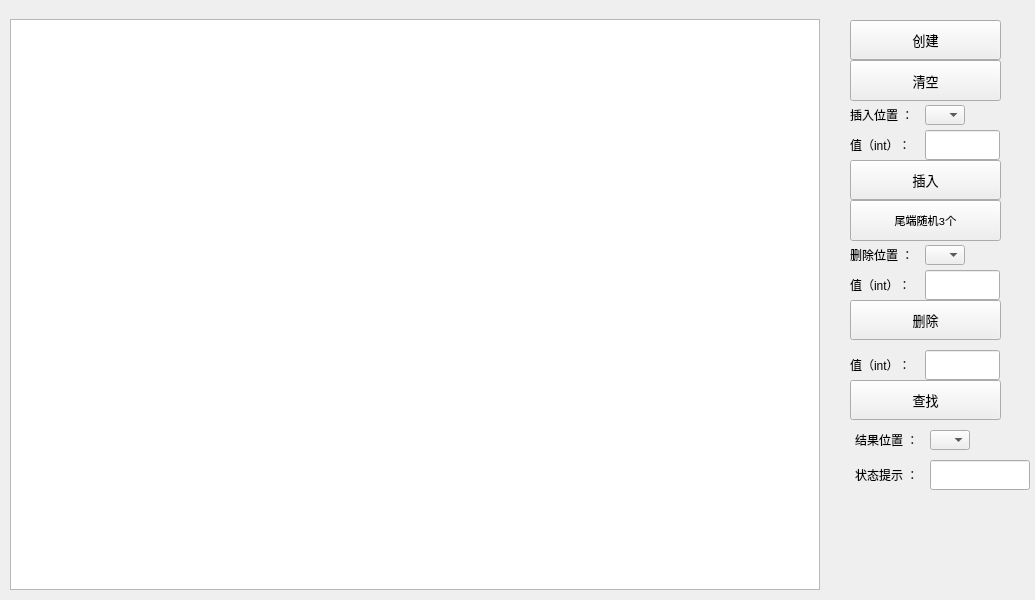
<?xml version="1.0" encoding="UTF-8"?>
<ui version="4.0">
 <class>LinkList</class>
 <widget class="QWidget" name="LinkList">
  <property name="geometry">
   <rect>
    <x>0</x>
    <y>0</y>
    <width>1035</width>
    <height>600</height>
   </rect>
  </property>
  <property name="windowTitle">
   <string>Form</string>
  </property>
  <widget class="QGraphicsView" name="graphicsView">
   <property name="geometry">
    <rect>
     <x>10</x>
     <y>19</y>
     <width>810</width>
     <height>571</height>
    </rect>
   </property>
  </widget>
  <widget class="QPushButton" name="pushButtonDelete">
   <property name="geometry">
    <rect>
     <x>850</x>
     <y>300</y>
     <width>151</width>
     <height>40</height>
    </rect>
   </property>
   <property name="minimumSize">
    <size>
     <width>0</width>
     <height>20</height>
    </size>
   </property>
   <property name="font">
    <font>
     <family>Consolas</family>
     <pointsize>10</pointsize>
    </font>
   </property>
   <property name="text">
    <string>删除</string>
   </property>
  </widget>
  <widget class="QLabel" name="labelDeleteValue">
   <property name="geometry">
    <rect>
     <x>850</x>
     <y>270</y>
     <width>66</width>
     <height>30</height>
    </rect>
   </property>
   <property name="sizePolicy">
    <sizepolicy hsizetype="Minimum" vsizetype="Minimum">
     <horstretch>0</horstretch>
     <verstretch>0</verstretch>
    </sizepolicy>
   </property>
   <property name="minimumSize">
    <size>
     <width>60</width>
     <height>30</height>
    </size>
   </property>
   <property name="text">
    <string>值（int）：</string>
   </property>
  </widget>
  <widget class="QLineEdit" name="lineEditDelete">
   <property name="geometry">
    <rect>
     <x>925</x>
     <y>270</y>
     <width>75</width>
     <height>30</height>
    </rect>
   </property>
   <property name="sizePolicy">
    <sizepolicy hsizetype="Fixed" vsizetype="Fixed">
     <horstretch>0</horstretch>
     <verstretch>0</verstretch>
    </sizepolicy>
   </property>
   <property name="minimumSize">
    <size>
     <width>60</width>
     <height>30</height>
    </size>
   </property>
  </widget>
  <widget class="QComboBox" name="comboBoxDelete">
   <property name="enabled">
    <bool>true</bool>
   </property>
   <property name="geometry">
    <rect>
     <x>925</x>
     <y>245</y>
     <width>40</width>
     <height>20</height>
    </rect>
   </property>
  </widget>
  <widget class="QLabel" name="labelDeletePos">
   <property name="geometry">
    <rect>
     <x>850</x>
     <y>240</y>
     <width>75</width>
     <height>30</height>
    </rect>
   </property>
   <property name="sizePolicy">
    <sizepolicy hsizetype="Minimum" vsizetype="Minimum">
     <horstretch>0</horstretch>
     <verstretch>0</verstretch>
    </sizepolicy>
   </property>
   <property name="minimumSize">
    <size>
     <width>60</width>
     <height>30</height>
    </size>
   </property>
   <property name="text">
    <string>删除位置 ：</string>
   </property>
  </widget>
  <widget class="QPushButton" name="pushButtonLocate">
   <property name="geometry">
    <rect>
     <x>850</x>
     <y>380</y>
     <width>151</width>
     <height>40</height>
    </rect>
   </property>
   <property name="minimumSize">
    <size>
     <width>0</width>
     <height>20</height>
    </size>
   </property>
   <property name="font">
    <font>
     <family>Consolas</family>
     <pointsize>10</pointsize>
    </font>
   </property>
   <property name="text">
    <string>查找</string>
   </property>
  </widget>
  <widget class="QLineEdit" name="lineEditLocate">
   <property name="geometry">
    <rect>
     <x>925</x>
     <y>350</y>
     <width>75</width>
     <height>30</height>
    </rect>
   </property>
   <property name="sizePolicy">
    <sizepolicy hsizetype="Fixed" vsizetype="Fixed">
     <horstretch>0</horstretch>
     <verstretch>0</verstretch>
    </sizepolicy>
   </property>
   <property name="minimumSize">
    <size>
     <width>60</width>
     <height>30</height>
    </size>
   </property>
  </widget>
  <widget class="QComboBox" name="comboBoxLocate">
   <property name="enabled">
    <bool>true</bool>
   </property>
   <property name="geometry">
    <rect>
     <x>930</x>
     <y>430</y>
     <width>40</width>
     <height>20</height>
    </rect>
   </property>
  </widget>
  <widget class="QLabel" name="labelLocateValue">
   <property name="geometry">
    <rect>
     <x>850</x>
     <y>350</y>
     <width>66</width>
     <height>30</height>
    </rect>
   </property>
   <property name="sizePolicy">
    <sizepolicy hsizetype="Minimum" vsizetype="Minimum">
     <horstretch>0</horstretch>
     <verstretch>0</verstretch>
    </sizepolicy>
   </property>
   <property name="minimumSize">
    <size>
     <width>60</width>
     <height>30</height>
    </size>
   </property>
   <property name="text">
    <string>值（int）：</string>
   </property>
  </widget>
  <widget class="QLabel" name="labelResultPos">
   <property name="geometry">
    <rect>
     <x>855</x>
     <y>425</y>
     <width>75</width>
     <height>30</height>
    </rect>
   </property>
   <property name="sizePolicy">
    <sizepolicy hsizetype="Minimum" vsizetype="Minimum">
     <horstretch>0</horstretch>
     <verstretch>0</verstretch>
    </sizepolicy>
   </property>
   <property name="minimumSize">
    <size>
     <width>60</width>
     <height>30</height>
    </size>
   </property>
   <property name="text">
    <string>结果位置 ：</string>
   </property>
  </widget>
  <widget class="QPushButton" name="pushButtonInit">
   <property name="geometry">
    <rect>
     <x>850</x>
     <y>20</y>
     <width>151</width>
     <height>40</height>
    </rect>
   </property>
   <property name="minimumSize">
    <size>
     <width>0</width>
     <height>20</height>
    </size>
   </property>
   <property name="font">
    <font>
     <family>Consolas</family>
     <pointsize>10</pointsize>
    </font>
   </property>
   <property name="text">
    <string>创建</string>
   </property>
  </widget>
  <widget class="QLabel" name="labelInsertValue">
   <property name="geometry">
    <rect>
     <x>850</x>
     <y>130</y>
     <width>66</width>
     <height>30</height>
    </rect>
   </property>
   <property name="sizePolicy">
    <sizepolicy hsizetype="Minimum" vsizetype="Minimum">
     <horstretch>0</horstretch>
     <verstretch>0</verstretch>
    </sizepolicy>
   </property>
   <property name="minimumSize">
    <size>
     <width>60</width>
     <height>30</height>
    </size>
   </property>
   <property name="text">
    <string>值（int）：</string>
   </property>
  </widget>
  <widget class="QLineEdit" name="lineEditInsert">
   <property name="geometry">
    <rect>
     <x>925</x>
     <y>130</y>
     <width>75</width>
     <height>30</height>
    </rect>
   </property>
   <property name="sizePolicy">
    <sizepolicy hsizetype="Fixed" vsizetype="Fixed">
     <horstretch>0</horstretch>
     <verstretch>0</verstretch>
    </sizepolicy>
   </property>
   <property name="minimumSize">
    <size>
     <width>60</width>
     <height>30</height>
    </size>
   </property>
  </widget>
  <widget class="QPushButton" name="pushButtonInsert">
   <property name="geometry">
    <rect>
     <x>850</x>
     <y>160</y>
     <width>151</width>
     <height>40</height>
    </rect>
   </property>
   <property name="minimumSize">
    <size>
     <width>0</width>
     <height>20</height>
    </size>
   </property>
   <property name="font">
    <font>
     <family>Consolas</family>
     <pointsize>10</pointsize>
    </font>
   </property>
   <property name="text">
    <string>插入</string>
   </property>
  </widget>
  <widget class="QComboBox" name="comboBoxInsert">
   <property name="enabled">
    <bool>true</bool>
   </property>
   <property name="geometry">
    <rect>
     <x>925</x>
     <y>105</y>
     <width>40</width>
     <height>20</height>
    </rect>
   </property>
  </widget>
  <widget class="QLabel" name="labelInsert">
   <property name="geometry">
    <rect>
     <x>850</x>
     <y>100</y>
     <width>75</width>
     <height>30</height>
    </rect>
   </property>
   <property name="sizePolicy">
    <sizepolicy hsizetype="Minimum" vsizetype="Minimum">
     <horstretch>0</horstretch>
     <verstretch>0</verstretch>
    </sizepolicy>
   </property>
   <property name="minimumSize">
    <size>
     <width>60</width>
     <height>30</height>
    </size>
   </property>
   <property name="text">
    <string>插入位置 ：</string>
   </property>
  </widget>
  <widget class="QLabel" name="labelState">
   <property name="geometry">
    <rect>
     <x>855</x>
     <y>460</y>
     <width>60</width>
     <height>30</height>
    </rect>
   </property>
   <property name="sizePolicy">
    <sizepolicy hsizetype="Minimum" vsizetype="Minimum">
     <horstretch>0</horstretch>
     <verstretch>0</verstretch>
    </sizepolicy>
   </property>
   <property name="minimumSize">
    <size>
     <width>60</width>
     <height>30</height>
    </size>
   </property>
   <property name="text">
    <string>状态提示 ：</string>
   </property>
  </widget>
  <widget class="QLineEdit" name="lineEditState">
   <property name="geometry">
    <rect>
     <x>930</x>
     <y>460</y>
     <width>100</width>
     <height>30</height>
    </rect>
   </property>
   <property name="sizePolicy">
    <sizepolicy hsizetype="Fixed" vsizetype="Fixed">
     <horstretch>0</horstretch>
     <verstretch>0</verstretch>
    </sizepolicy>
   </property>
   <property name="minimumSize">
    <size>
     <width>60</width>
     <height>30</height>
    </size>
   </property>
  </widget>
  <widget class="QPushButton" name="pushButtonRandomInsert3">
   <property name="geometry">
    <rect>
     <x>850</x>
     <y>200</y>
     <width>151</width>
     <height>41</height>
    </rect>
   </property>
   <property name="minimumSize">
    <size>
     <width>0</width>
     <height>20</height>
    </size>
   </property>
   <property name="font">
    <font>
     <family>Consolas</family>
     <pointsize>8</pointsize>
    </font>
   </property>
   <property name="text">
    <string>尾端随机3个</string>
   </property>
  </widget>
  <widget class="QPushButton" name="pushButtonClear">
   <property name="geometry">
    <rect>
     <x>850</x>
     <y>60</y>
     <width>151</width>
     <height>41</height>
    </rect>
   </property>
   <property name="minimumSize">
    <size>
     <width>0</width>
     <height>20</height>
    </size>
   </property>
   <property name="font">
    <font>
     <family>Consolas</family>
     <pointsize>10</pointsize>
    </font>
   </property>
   <property name="text">
    <string>清空</string>
   </property>
  </widget>
 </widget>
 <resources/>
 <connections/>
</ui>
